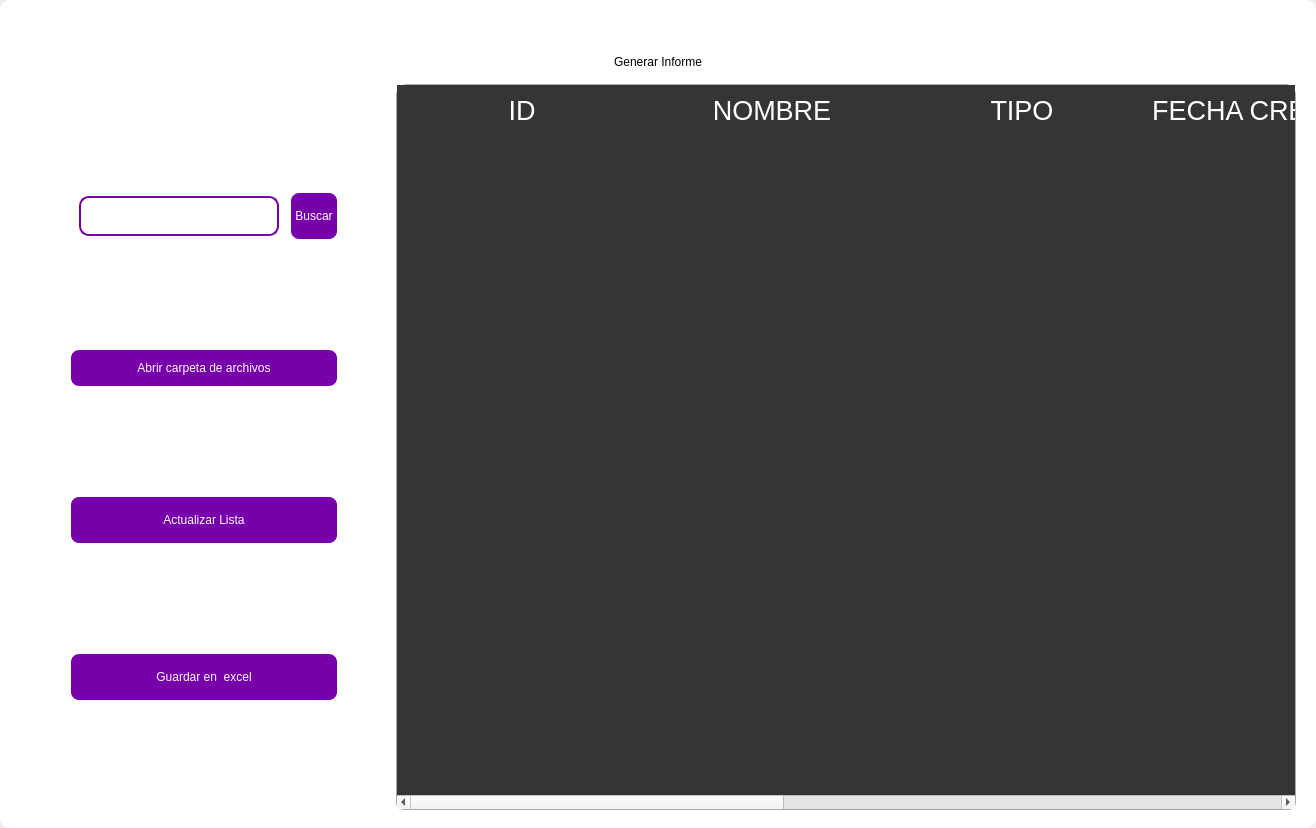
<?xml version="1.0" encoding="UTF-8"?>
<ui version="4.0">
 <class>MainWindow</class>
 <widget class="QMainWindow" name="MainWindow">
  <property name="geometry">
   <rect>
    <x>0</x>
    <y>0</y>
    <width>1316</width>
    <height>828</height>
   </rect>
  </property>
  <property name="windowTitle">
   <string>MainWindow</string>
  </property>
  <property name="styleSheet">
   <string notr="true"/>
  </property>
  <widget class="QWidget" name="centralwidget">
   <property name="styleSheet">
    <string notr="true"/>
   </property>
   <layout class="QVBoxLayout" name="verticalLayout">
    <property name="spacing">
     <number>0</number>
    </property>
    <property name="leftMargin">
     <number>0</number>
    </property>
    <property name="topMargin">
     <number>0</number>
    </property>
    <property name="rightMargin">
     <number>0</number>
    </property>
    <property name="bottomMargin">
     <number>0</number>
    </property>
    <item>
     <widget class="QFrame" name="frame">
      <property name="enabled">
       <bool>true</bool>
      </property>
      <property name="styleSheet">
       <string notr="true">
QFrame {
border-radius:10px;
	background-color: rgb(255, 255, 255);
 }
</string>
      </property>
      <property name="frameShape">
       <enum>QFrame::StyledPanel</enum>
      </property>
      <property name="frameShadow">
       <enum>QFrame::Raised</enum>
      </property>
      <layout class="QVBoxLayout" name="verticalLayout_2">
       <item>
        <widget class="QFrame" name="frame_superior">
         <property name="minimumSize">
          <size>
           <width>0</width>
           <height>40</height>
          </size>
         </property>
         <property name="maximumSize">
          <size>
           <width>16777215</width>
           <height>40</height>
          </size>
         </property>
         <property name="styleSheet">
          <string notr="true">QPushButton{
border-radius:18px;
}

QPushButton:hover{
	background-color: rgb(0, 0, 0);
}
</string>
         </property>
         <property name="frameShape">
          <enum>QFrame::StyledPanel</enum>
         </property>
         <property name="frameShadow">
          <enum>QFrame::Raised</enum>
         </property>
         <layout class="QHBoxLayout" name="horizontalLayout_3">
          <property name="spacing">
           <number>4</number>
          </property>
          <property name="leftMargin">
           <number>0</number>
          </property>
          <property name="topMargin">
           <number>0</number>
          </property>
          <property name="rightMargin">
           <number>0</number>
          </property>
          <property name="bottomMargin">
           <number>0</number>
          </property>
          <item>
           <widget class="QPushButton" name="btn_icon">
            <property name="text">
             <string/>
            </property>
            <property name="iconSize">
             <size>
              <width>40</width>
              <height>40</height>
             </size>
            </property>
           </widget>
          </item>
          <item>
           <spacer name="horizontalSpacer_2">
            <property name="orientation">
             <enum>Qt::Horizontal</enum>
            </property>
            <property name="sizeHint" stdset="0">
             <size>
              <width>443</width>
              <height>20</height>
             </size>
            </property>
           </spacer>
          </item>
          <item>
           <widget class="QPushButton" name="btn_exit">
            <property name="minimumSize">
             <size>
              <width>38</width>
              <height>38</height>
             </size>
            </property>
            <property name="maximumSize">
             <size>
              <width>38</width>
              <height>38</height>
             </size>
            </property>
            <property name="cursor">
             <cursorShape>PointingHandCursor</cursorShape>
            </property>
            <property name="text">
             <string/>
            </property>
            <property name="iconSize">
             <size>
              <width>35</width>
              <height>35</height>
             </size>
            </property>
           </widget>
          </item>
          <item>
           <widget class="QPushButton" name="bt_minimizar">
            <property name="minimumSize">
             <size>
              <width>38</width>
              <height>38</height>
             </size>
            </property>
            <property name="maximumSize">
             <size>
              <width>38</width>
              <height>38</height>
             </size>
            </property>
            <property name="cursor">
             <cursorShape>PointingHandCursor</cursorShape>
            </property>
            <property name="text">
             <string/>
            </property>
            <property name="icon">
             <iconset>
              <normaloff>image/minus.svg</normaloff>image/minus.svg</iconset>
            </property>
            <property name="iconSize">
             <size>
              <width>38</width>
              <height>38</height>
             </size>
            </property>
           </widget>
          </item>
          <item>
           <widget class="QPushButton" name="bt_maximizar">
            <property name="minimumSize">
             <size>
              <width>38</width>
              <height>38</height>
             </size>
            </property>
            <property name="maximumSize">
             <size>
              <width>38</width>
              <height>38</height>
             </size>
            </property>
            <property name="cursor">
             <cursorShape>PointingHandCursor</cursorShape>
            </property>
            <property name="text">
             <string/>
            </property>
            <property name="icon">
             <iconset>
              <normaloff>image/chevron-up.svg</normaloff>image/chevron-up.svg</iconset>
            </property>
            <property name="iconSize">
             <size>
              <width>38</width>
              <height>38</height>
             </size>
            </property>
           </widget>
          </item>
          <item>
           <widget class="QPushButton" name="bt_restaurar">
            <property name="minimumSize">
             <size>
              <width>38</width>
              <height>38</height>
             </size>
            </property>
            <property name="maximumSize">
             <size>
              <width>38</width>
              <height>38</height>
             </size>
            </property>
            <property name="cursor">
             <cursorShape>PointingHandCursor</cursorShape>
            </property>
            <property name="text">
             <string/>
            </property>
            <property name="icon">
             <iconset>
              <normaloff>image/chevron-down.svg</normaloff>image/chevron-down.svg</iconset>
            </property>
            <property name="iconSize">
             <size>
              <width>38</width>
              <height>38</height>
             </size>
            </property>
           </widget>
          </item>
          <item>
           <widget class="QPushButton" name="bt_cerrar">
            <property name="minimumSize">
             <size>
              <width>38</width>
              <height>38</height>
             </size>
            </property>
            <property name="maximumSize">
             <size>
              <width>38</width>
              <height>38</height>
             </size>
            </property>
            <property name="cursor">
             <cursorShape>PointingHandCursor</cursorShape>
            </property>
            <property name="text">
             <string/>
            </property>
            <property name="icon">
             <iconset>
              <normaloff>image/x.svg</normaloff>image/x.svg</iconset>
            </property>
            <property name="iconSize">
             <size>
              <width>38</width>
              <height>38</height>
             </size>
            </property>
           </widget>
          </item>
         </layout>
        </widget>
       </item>
       <item>
        <widget class="QLabel" name="label">
         <property name="styleSheet">
          <string notr="true">font: 30pt &quot;MS Shell Dlg 2&quot;;
color: rgb(0, 0, 0);</string>
         </property>
         <property name="text">
          <string>Generar Informe</string>
         </property>
         <property name="alignment">
          <set>Qt::AlignCenter</set>
         </property>
        </widget>
       </item>
       <item>
        <widget class="QFrame" name="frame_3">
         <property name="minimumSize">
          <size>
           <width>0</width>
           <height>0</height>
          </size>
         </property>
         <property name="frameShape">
          <enum>QFrame::StyledPanel</enum>
         </property>
         <property name="frameShadow">
          <enum>QFrame::Raised</enum>
         </property>
         <layout class="QHBoxLayout" name="horizontalLayout_4">
          <property name="leftMargin">
           <number>9</number>
          </property>
          <property name="topMargin">
           <number>9</number>
          </property>
          <property name="rightMargin">
           <number>9</number>
          </property>
          <item>
           <layout class="QVBoxLayout" name="verticalLayout_4">
            <property name="spacing">
             <number>50</number>
            </property>
            <property name="sizeConstraint">
             <enum>QLayout::SetDefaultConstraint</enum>
            </property>
            <property name="leftMargin">
             <number>50</number>
            </property>
            <property name="topMargin">
             <number>50</number>
            </property>
            <property name="rightMargin">
             <number>50</number>
            </property>
            <property name="bottomMargin">
             <number>50</number>
            </property>
            <item>
             <layout class="QHBoxLayout" name="horizontalLayout">
              <property name="spacing">
               <number>10</number>
              </property>
              <property name="leftMargin">
               <number>10</number>
              </property>
              <property name="topMargin">
               <number>0</number>
              </property>
              <property name="bottomMargin">
               <number>0</number>
              </property>
              <item>
               <widget class="QLineEdit" name="searchtxt">
                <property name="minimumSize">
                 <size>
                  <width>200</width>
                  <height>25</height>
                 </size>
                </property>
                <property name="maximumSize">
                 <size>
                  <width>150</width>
                  <height>40</height>
                 </size>
                </property>
                <property name="styleSheet">
                 <string notr="true">QLabel {
	color: rgb(255, 255, 254);
	font: 12pt &quot;Arial&quot;;
	background-color: rgba(0, 0, 0,0);
}

QTextEdit{
background-color: rgba(0, 0, 0,0);
border-radius:10px; 
font: 12pt &quot;Arial&quot;;
color: rgb(255, 255, 254);
border: 2px solid  rgb(255, 255, 255);

}

QTextEdit:hover{
background-color: rgba(0, 0, 0,0);
border-radius:10px; 
font: 12pt &quot;Arial&quot;;
border: 2px solid  rgb(120, 0, 171);
}

QTextEdit:focus{
background-color: rgb(0, 0, 0);
border-radius:10px; 
font: 12pt &quot;Arial&quot;;
border: 2px solid rgb(120, 0, 171);
}

QLineEdit{
background-color: rgba(0, 0, 0,0);
border-radius:10px; 
font: 12pt &quot;Arial&quot;;
color: rgb(255, 255, 254);
border: 2px solid  rgb(120, 0, 171);
}

QLineEdit:hover{
background-color: rgba(0, 0, 0,0);
border-radius:10px; 
font: 12pt &quot;Arial&quot;;
border: 2px solid  rgb(120, 0, 171);
}

QLineEdit:focus{
background-color: rgb(0, 0, 0);
border-radius:10px; 
font: 12pt &quot;Arial&quot;;
border: 2px solid rgb(120, 0, 171);
}

QCheckBox{
	font: 12pt &quot;Arial&quot;;
	color: rgb(255, 255, 255);
}

QCheckBox::indicator {
    width: 18px;
    height:18px;
}

QCheckBox::indicator:unchecked {
   background-image: url(image/square.svg);
}

QCheckBox::indicator:checked {
   background-image: url(image/check-square.svg);
}

QPushButton{
border-radius:10px; 
font: 12pt &quot;Arial&quot;;
color: rgb(255, 255, 254);
border: 2px solid #ffffff;
}

QPushButton:hover{
border-radius:10px; 
font: 12pt &quot;Arial&quot;;
color: rgb(255, 255, 255);
border: 2px solid rgb(120, 0, 171);
	background-color: rgb(120, 0, 171);
}
</string>
                </property>
               </widget>
              </item>
              <item>
               <widget class="QPushButton" name="btn_search">
                <property name="sizePolicy">
                 <sizepolicy hsizetype="Minimum" vsizetype="Fixed">
                  <horstretch>0</horstretch>
                  <verstretch>0</verstretch>
                 </sizepolicy>
                </property>
                <property name="minimumSize">
                 <size>
                  <width>0</width>
                  <height>15</height>
                 </size>
                </property>
                <property name="maximumSize">
                 <size>
                  <width>100</width>
                  <height>50</height>
                 </size>
                </property>
                <property name="cursor">
                 <cursorShape>PointingHandCursor</cursorShape>
                </property>
                <property name="styleSheet">
                 <string notr="true">QPushButton{
border-radius:10px; 
font: 12pt &quot;Arial&quot;;
color: rgb(255, 255, 254);
border: 2px solid #ffffff;
	background-color: rgb(120, 0, 171);
}

QPushButton:hover{
border-radius:10px; 
font: 12pt &quot;Arial&quot;;
color: rgb(255, 255, 255);
border: 2px solid rgb(120, 0, 171);
	background-color: rgb(120, 0, 171);
}</string>
                </property>
                <property name="text">
                 <string>Buscar</string>
                </property>
               </widget>
              </item>
             </layout>
            </item>
            <item>
             <widget class="QPushButton" name="btn_report_export">
              <property name="minimumSize">
               <size>
                <width>0</width>
                <height>40</height>
               </size>
              </property>
              <property name="cursor">
               <cursorShape>PointingHandCursor</cursorShape>
              </property>
              <property name="styleSheet">
               <string notr="true">QPushButton{
border-radius:10px; 
font: 12pt &quot;Arial&quot;;
color: rgb(255, 255, 254);
border: 2px solid #ffffff;
	background-color: rgb(120, 0, 171);
}

QPushButton:hover{
border-radius:10px; 
font: 12pt &quot;Arial&quot;;
color: rgb(255, 255, 255);
border: 2px solid rgb(120, 0, 171);
	background-color: rgb(120, 0, 171);
}</string>
              </property>
              <property name="text">
               <string>Abrir carpeta de archivos</string>
              </property>
             </widget>
            </item>
            <item>
             <widget class="QPushButton" name="btn_get">
              <property name="minimumSize">
               <size>
                <width>50</width>
                <height>40</height>
               </size>
              </property>
              <property name="maximumSize">
               <size>
                <width>300</width>
                <height>50</height>
               </size>
              </property>
              <property name="cursor">
               <cursorShape>PointingHandCursor</cursorShape>
              </property>
              <property name="styleSheet">
               <string notr="true">QPushButton{
border-radius:10px; 
font: 12pt &quot;Arial&quot;;
color: rgb(255, 255, 254);
border: 2px solid #ffffff;
	background-color: rgb(120, 0, 171);
}

QPushButton:hover{
border-radius:10px; 
font: 12pt &quot;Arial&quot;;
color: rgb(255, 255, 255);
border: 2px solid rgb(120, 0, 171);
	background-color: rgb(120, 0, 171);
}</string>
              </property>
              <property name="text">
               <string>Actualizar Lista</string>
              </property>
              <property name="iconSize">
               <size>
                <width>35</width>
                <height>35</height>
               </size>
              </property>
             </widget>
            </item>
            <item>
             <widget class="QPushButton" name="btn_excel">
              <property name="minimumSize">
               <size>
                <width>10</width>
                <height>40</height>
               </size>
              </property>
              <property name="maximumSize">
               <size>
                <width>300</width>
                <height>50</height>
               </size>
              </property>
              <property name="cursor">
               <cursorShape>PointingHandCursor</cursorShape>
              </property>
              <property name="styleSheet">
               <string notr="true">QPushButton{
border-radius:10px; 
font: 12pt &quot;Arial&quot;;
color: rgb(255, 255, 254);
border: 2px solid #ffffff;
	background-color: rgb(120, 0, 171);
}

QPushButton:hover{
border-radius:10px; 
font: 12pt &quot;Arial&quot;;
color: rgb(255, 255, 255);
border: 2px solid rgb(120, 0, 171);
	background-color: rgb(120, 0, 171);
}</string>
              </property>
              <property name="text">
               <string>Guardar en  excel</string>
              </property>
              <property name="iconSize">
               <size>
                <width>35</width>
                <height>35</height>
               </size>
              </property>
             </widget>
            </item>
           </layout>
          </item>
          <item>
           <widget class="QTableWidget" name="table_report">
            <property name="minimumSize">
             <size>
              <width>900</width>
              <height>0</height>
             </size>
            </property>
            <property name="maximumSize">
             <size>
              <width>700</width>
              <height>16777215</height>
             </size>
            </property>
            <property name="styleSheet">
             <string notr="true">QTableView {

	border: 1px solid rgba(255,255,255,40);
	border-bottom-right-radius: 7px; 
	border-bottom-left-radius: 7px; 
	color: white;
	font: 15pt &quot;MS Shell Dlg 2&quot;;
	background-color: rgb(53, 53, 53);
}

QHeaderView::section {
background-color: rgb(53, 53, 53);
color: white;
border: none;
height: 50px;
font-size: 20pt;
}

QTableView::item {
    border-style: none;
    border-bottom: 1px solid rgba(255,255,255,50);
    padding-left: auto;
    padding-right: auto;
}

QTableView::item:selected{
	border: none;
	color: rgb(255, 255, 255);
    background-color: rgba(255, 255, 255, 50);
}
</string>
            </property>
            <property name="lineWidth">
             <number>1</number>
            </property>
            <property name="editTriggers">
             <set>QAbstractItemView::NoEditTriggers</set>
            </property>
            <attribute name="horizontalHeaderDefaultSectionSize">
             <number>250</number>
            </attribute>
            <column>
             <property name="text">
              <string>ID</string>
             </property>
            </column>
            <column>
             <property name="text">
              <string>NOMBRE</string>
             </property>
            </column>
            <column>
             <property name="text">
              <string>TIPO</string>
             </property>
            </column>
            <column>
             <property name="text">
              <string>FECHA CREACION</string>
             </property>
            </column>
            <column>
             <property name="text">
              <string>DESCRIPCIÓN</string>
             </property>
            </column>
            <column>
             <property name="text">
              <string>NOMBRE DE ARCHIVO</string>
             </property>
            </column>
            <column>
             <property name="text">
              <string>USUARIO</string>
             </property>
            </column>
           </widget>
          </item>
         </layout>
        </widget>
       </item>
      </layout>
     </widget>
    </item>
   </layout>
  </widget>
 </widget>
 <resources/>
 <connections/>
</ui>
